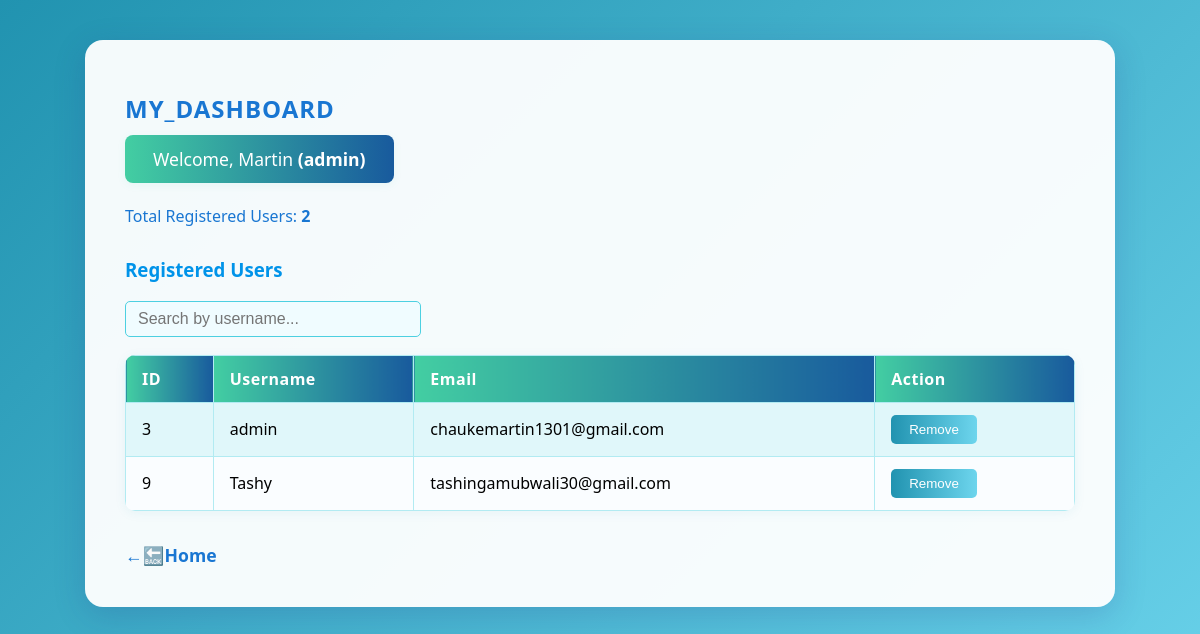
/admin (signed in), run on the app's committed database.
### tables this page shows
CREATE TABLE users (
    id INTEGER PRIMARY KEY AUTOINCREMENT,
    username TEXT NOT NULL,
    email TEXT NOT NULL,
    password TEXT NOT NULL
    , is_admin INTEGER DEFAULT 0);

### app.py (the view, shortened to what this page needs)
@app.route("/admin", methods=["GET", "POST"])
@admin_required
def admin_dashboard():
    conn = get_db_connection()
    users = conn.execute("SELECT * FROM users").fetchall()
    conn.close()
    return render_template("admin_dashboard.html", users=users)

### app.py (called while the page is built)
def get_db_connection():
    conn=sqlite3.connect(DATABASE)
    conn.row_factory=sqlite3.Row
    return conn

def admin_required(f):
    @wraps(f)
    def wrapper(*args, **kwargs):
        if "user_id" not in session:
            flash("Please log in to continue.", "warning")
            return redirect(url_for("login"))
        conn = get_db_connection()
        user = conn.execute("SELECT * FROM users WHERE id = ?", (session["user_id"],)).fetchone()
        conn.close()
        if not user or user["is_admin"] != 1:
            flash("Admin access required.", "danger")
            return redirect(url_for("home"))
        return f(*args, **kwargs)
    return wrapper

### templates/admin_dashboard.html (shortened to what this page needs)
<!DOCTYPE html>
<html>
<head>
</head>
<body>
    <div class="dashboard-container">
        <h2>MY_DASHBOARD</h2>
        <div class="welcome">
            Welcome, Martin <strong>({{ session.username }})</strong>
        </div>
        <div class="user-count">
            Total Registered Users: <strong>{{ users|length }}</strong>
        </div>
        <h3>Registered Users</h3>
        <input type="text" id="searchInput" placeholder="Search by username...">
        <table>
            <tr>
                <th>ID</th><th>Username</th><th>Email</th><th>Action</th>
            </tr>
            {% for user in users %}
            <tr>
                <td>{{ user.id }}</td>
                <td>{{ user.username }}</td>
                <td>{{ user.email }}</td>
                <td>
                    <form method="post" style="display:inline;">
                        <button type="submit" class="remove-btn" onclick="return confirm('Are you sure you want to remove {{ user.username }}?');">Remove</button>
                    </form>
                </td>
            </tr>
            {% endfor %}
        </table>
        <a href="{{ url_for('home') }}" class="back-link">&larr;🔙Home</a>
    </div>
</body>
</html>

### templates/admin_dashboard.html (style rules this page uses)
body { font-family: 'Segoe UI', Arial, sans-serif; margin: 0; padding: 0; background: linear-gradient(135deg, #2193b0 0%, #6dd5ed 100%); min-height: 100vh; }
.dashboard-container { max-width: 950px; margin: 40px auto; background: rgba(255,255,255,0.95); border-radius: 18px; box-shadow: 0 8px 32px 0 rgba(31, 38, 135, 0.18); padding: 32px 40px 40px 40px; }
h2 { color: #1976d2; letter-spacing: 1px; margin-bottom: 10px; }
.welcome { background: linear-gradient(90deg, #43cea2 0%, #185a9d 100%); color: #fff; padding: 12px 28px; border-radius: 8px; margin-bottom: 22px; display: inline-block; font-size: 1.1em; box-shadow: 0 2px 8px rgba(67,206,162,0.08); }
.user-count { margin-bottom: 18px; color: #1976d2; font-weight: 500; }
h3 { color: #0093e9; margin-top: 30px; }
#searchInput { margin-bottom: 18px; padding: 8px 12px; width: 270px; border: 1px solid #4dd0e1; border-radius: 5px; outline: none; background: #f0fcff; color: #1976d2; font-size: 1em; }
table { border-collapse: collapse; width: 100%; background: #fafdff; margin-bottom: 22px; border-radius: 10px; overflow: hidden; box-shadow: 0 2px 12px rgba(33,147,176,0.07); }
th, td { border: 1px solid #b2ebf2; padding: 12px 16px; text-align: left; }
th { background: linear-gradient(90deg, #43cea2 0%, #185a9d 100%); color: #fff; font-weight: 600; letter-spacing: 0.5px; }
tr:nth-child(even) { background: #e0f7fa; }
.remove-btn { background: linear-gradient(90deg, #2193b0 0%, #6dd5ed 100%); color: #fff; border: none; padding: 7px 18px; border-radius: 5px; cursor: pointer; font-weight: 500; transition: background 0.2s; }
.back-link { text-decoration: none; color: #1976d2; font-weight: bold; font-size: 1.1em; margin-top: 10px; display: inline-block; }

### data on the page
users: username "admin", id "3", email "chaukemartin1301@gmail.com"
users: id "9", username "Tashy", email "tashingamubwali30@gmail.com"

### other printed values
{{ users|length }} "2"
